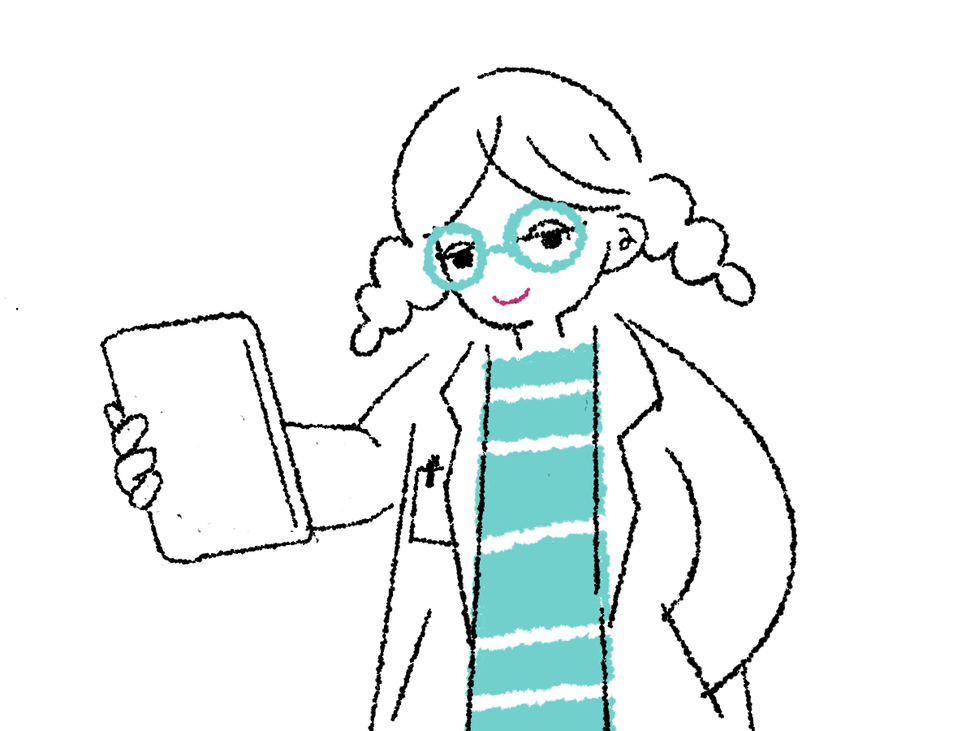
#> input picture news-widget/assets/character.png, 966 x 731 px, shrunk from 1190 x 900 before the run
$ python make_test_characters.py
#> lines starting #> are read from the running program, lines starting #| are printed output that depends on the picture
#!/usr/bin/env python3
"""テスト用の仮の絵を作る。女の子の絵の色だけを変えて、表情2・3の代わりにする。

assets/character.png の色のついた部分（ティールや口の色）の色相だけを回し、
character_2.png・character_3.png として置く。線と白は変えない。
本物の表情の絵を描いたら、同じファイル名で上書きすれば差し替わる（ASSETS.md）。
そのあとは、このスクリプトを実行しないこと（上書きしてしまう）。
"""
import colorsys
import os
from PIL import Image

HERE = os.path.dirname(os.path.abspath(__file__))
SRC = os.path.join(HERE, "..", "assets", "character.png")
RES = os.path.join(HERE, "..", "app", "src", "main", "res", "drawable-nodpi")
SHIFTS = {2: 150, 3: -130}  # 色相をずらす角度。2はピンク寄り、3は黄色寄り

src = Image.open(SRC).convert("RGB")
#> src is the input picture: PIL image 966x731 RGB; mean R, G, B 236, 241.7, 241.5
for n, deg in SHIFTS.items():
    out = src.copy()
    px = out.load()
    for y in range(out.height):
        for x in range(out.width):
            r, g, b = px[x, y]
            h, s, v = colorsys.rgb_to_hsv(r / 255, g / 255, b / 255)
            if s > 0.12:
                r2, g2, b2 = colorsys.hsv_to_rgb((h + deg / 360) % 1, s, v)
                px[x, y] = (round(r2 * 255), round(g2 * 255), round(b2 * 255))
    path = os.path.join(RES, "character_%d.png" % n)
    out.save(path)
    print("wrote", os.path.basename(path))
#> this loop made 2 passes
#> pass 1, `out.save(path)`:
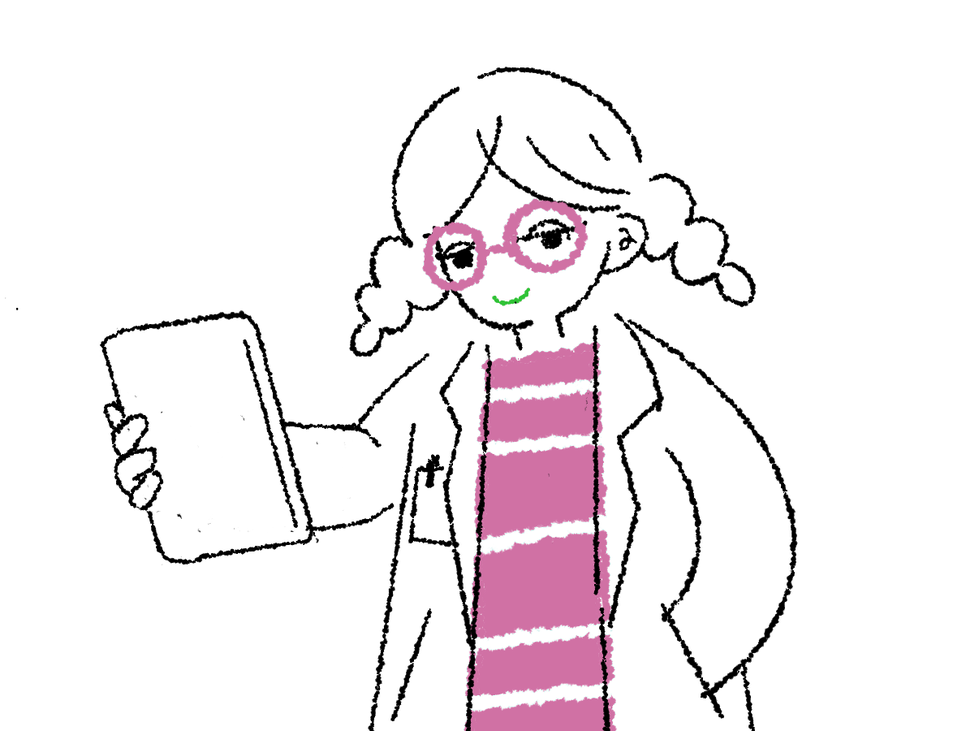
#> saved as character_2.png: PIL image 966x731 RGB; mean R, G, B 241.7, 236.1, 239.1
#> pass 2, `out.save(path)`:
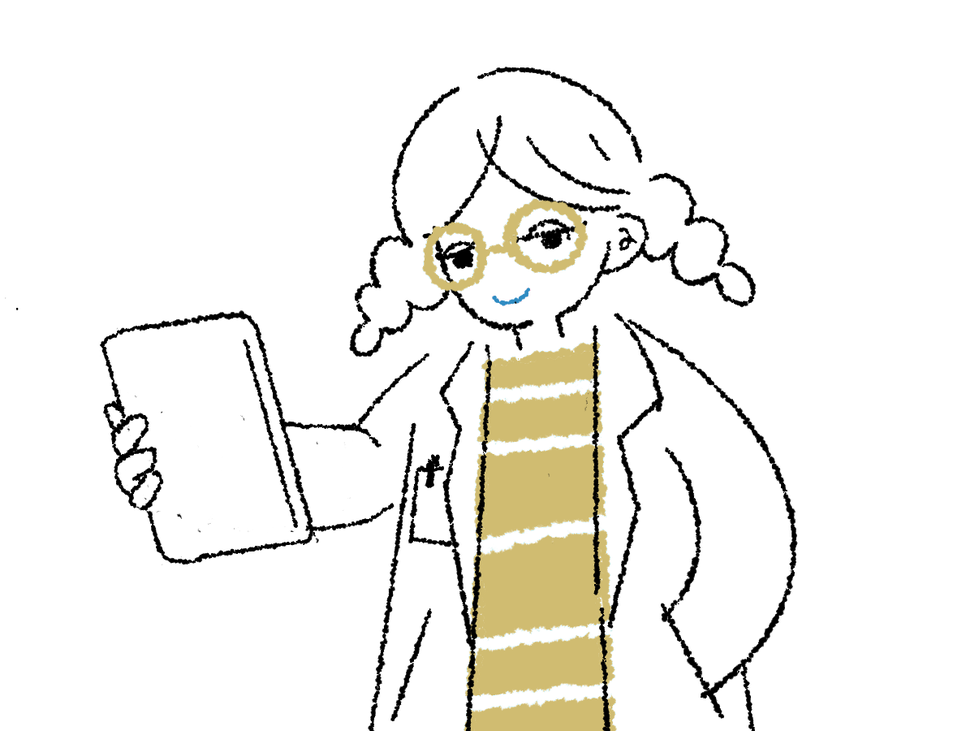
#> saved as character_3.png: PIL image 966x731 RGB; mean R, G, B 241.7, 240.5, 236.1
